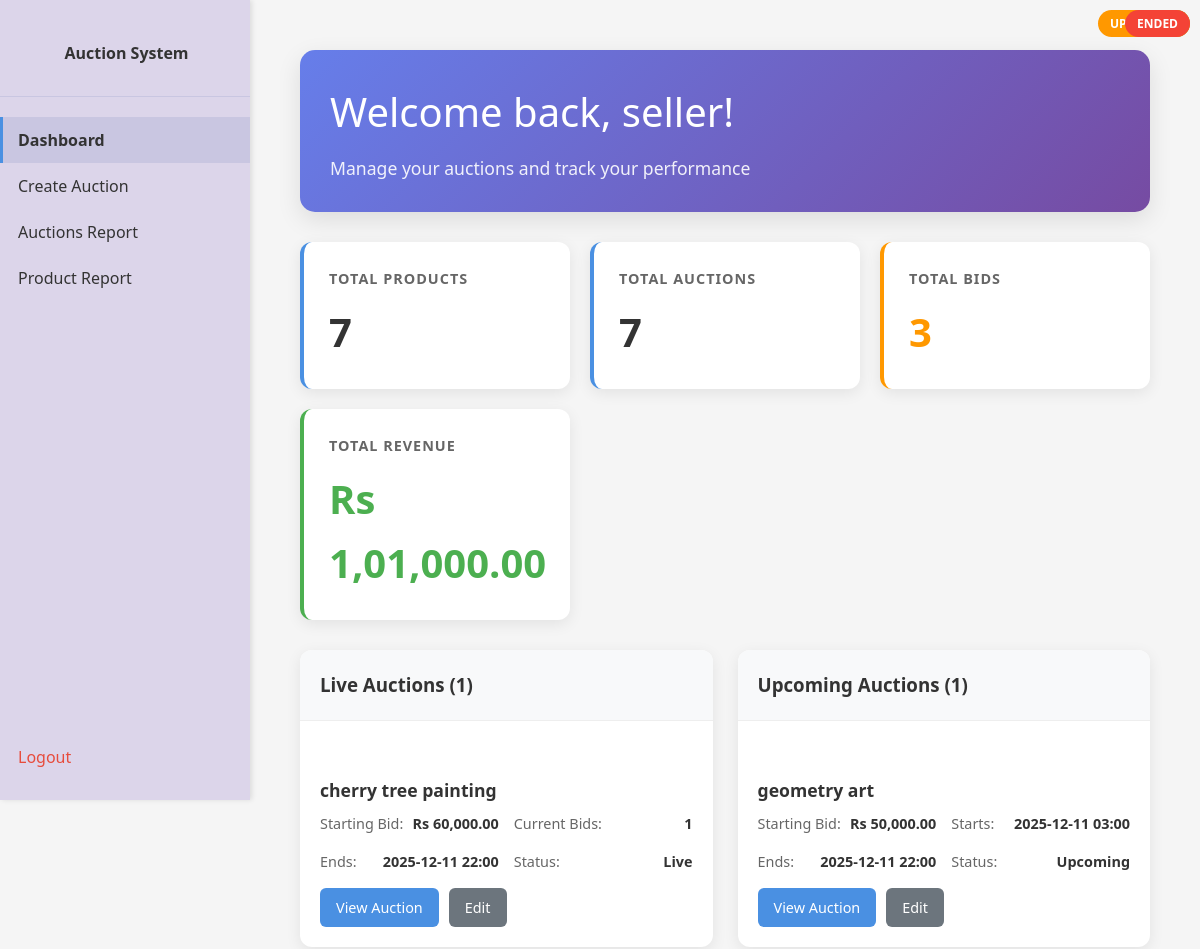
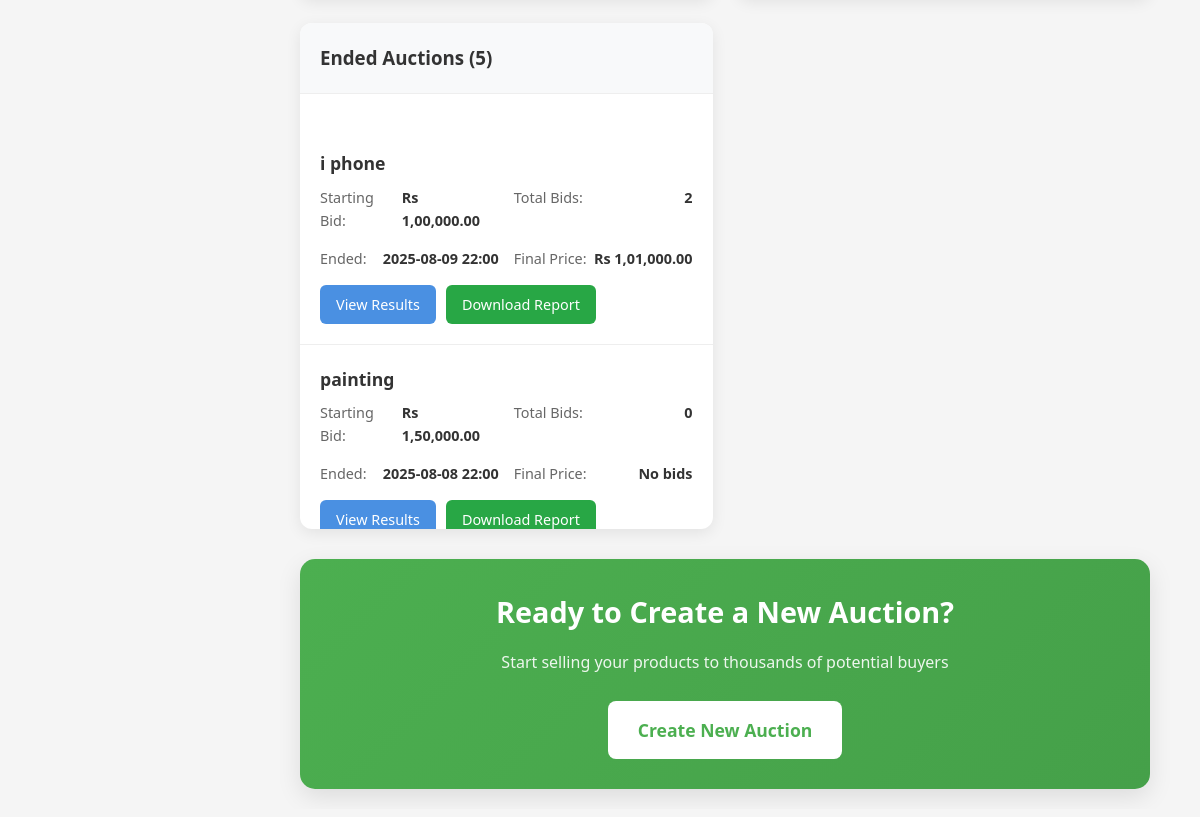
Screenshot of /seller/dashboard (signed in) with the database file from the repository (2 pictures, top to bottom).
### app/models.py (models this page shows, shortened)
class Auction(db.Model):
    __tablename__ = 'auctions'
    id = db.Column(db.Integer, primary_key=True)
    product_id = db.Column(db.Integer, db.ForeignKey('products.id'), nullable=False)
    start_date = db.Column(db.DateTime, nullable=False)
    end_date = db.Column(db.DateTime, nullable=False)
    type = db.Column(db.String(20), nullable=False, default='auction')  # auction, buy_now, etc.
    created_at = db.Column(db.DateTime, default=datetime.utcnow)
    bids = db.relationship('Bid', backref='auction', lazy=True)
    result = db.relationship('AuctionResult', backref='auction', uselist=False, lazy=True)
    @property
    def status(self):
        now = datetime.now()  # Use local time instead of UTC
        if now < self.start_date:
            return 'upcoming'
        elif now >= self.start_date and now < self.end_date:
            return 'live'
        else:
            return 'ended'

class Product(db.Model):
    __tablename__ = 'products'
    id = db.Column(db.Integer, primary_key=True)
    name = db.Column(db.String(200), nullable=False)
    starting_bid = db.Column(db.Float, nullable=False)
    reserve_price = db.Column(db.Float, nullable=True)
    description = db.Column(db.Text, nullable=True)
    keywords = db.Column(db.String(255), nullable=True)
    minimum_interval = db.Column(db.Float, nullable=False, default=1.0)  # Minimum bid increment
    category_id = db.Column(db.Integer, db.ForeignKey('categories.id'), nullable=False)
    subcategory_id = db.Column(db.Integer, db.ForeignKey('subcategories.id'), nullable=False)
    seller_id = db.Column(db.Integer, db.ForeignKey('users.id'), nullable=False)
    image_url = db.Column(db.String(255), nullable=True)  # Store the path to the uploaded image
    created_at = db.Column(db.DateTime, default=datetime.now)
    auctions = db.relationship('Auction', backref='product', lazy=True)

class Bid(db.Model):
    __tablename__ = 'bids'
    id = db.Column(db.Integer, primary_key=True)
    auction_id = db.Column(db.Integer, db.ForeignKey('auctions.id'), nullable=False)
    bidder_id = db.Column(db.Integer, db.ForeignKey('users.id'), nullable=False)
    bid_amount = db.Column(db.Float, nullable=False)
    bid_time = db.Column(db.DateTime, default=datetime.now)

### app/seller.py (the view)
@seller.route('/seller/dashboard')
@login_required
@role_required('seller')
def seller_dashboard():
    seller_id = session['user_id']
    products = Product.query.filter_by(seller_id=seller_id).all()
    auctions = []
    for product in products:
        for auction in product.auctions:
            auctions.append(auction)
    live_auctions = []
    upcoming_auctions = []
    ended_auctions = []
    for auction in auctions:
        if auction.status == 'live':
            live_auctions.append(auction)
        elif auction.status == 'upcoming':
            upcoming_auctions.append(auction)
        else:  # ended
            ended_auctions.append(auction)
    total_products = len(products)
    total_auctions = len(auctions)
    total_bids = sum(len(auction.bids) for auction in auctions)
    total_revenue = 0
    for auction in ended_auctions:
        if auction.bids:
            highest_bid = max(auction.bids, key=lambda x: x.bid_amount)
            total_revenue += highest_bid.bid_amount
            auction.highest_bid = highest_bid
        else:
            auction.highest_bid = None
    return render_template('seller_dashboard.html',
                         products=products,
                         live_auctions=live_auctions,
                         upcoming_auctions=upcoming_auctions,
                         ended_auctions=ended_auctions,
                         total_products=total_products,
                         total_auctions=total_auctions,
                         total_bids=total_bids,
                         total_revenue=total_revenue,
                         format_indian_currency=format_indian_currency)

### app/templates/seller_dashboard.html (shortened to what this page needs)
<!DOCTYPE html>
<html>
<head>
    <link rel="stylesheet" href="{{ url_for('static', filename='style.css') }}">
</head>
<body>
    <div class="sidenav">
        <div class="brand">
            <a href="{{ url_for('main.home') }}">Auction System</a>
        </div>
        <a href="{{ url_for('seller.seller_dashboard') }}" class="active">Dashboard</a>
        <a href="{{ url_for('seller.create_auction') }}">Create Auction</a>
        <a href="#">Auctions Report</a>
        <a href="#">Product Report</a>
        <div class="logout">
            <a href="{{ url_for('auth.logout') }}">Logout</a>
        </div>
    </div>
    <div class="content">
        <div class="dashboard-container">
            <div class="welcome-section">
                <h1>Welcome back, {{ session.get('username', 'Seller') }}!</h1>
                <p>Manage your auctions and track your performance</p>
            </div>
            <div class="stats-grid">
                <div class="stat-card">
                    <h3>Total Products</h3>
                    <p class="stat-number">{{ total_products }}</p>
                </div>
                <div class="stat-card">
                    <h3>Total Auctions</h3>
                    <p class="stat-number">{{ total_auctions }}</p>
                </div>
                <div class="stat-card bids">
                    <h3>Total Bids</h3>
                    <p class="stat-number">{{ total_bids }}</p>
                </div>
                <div class="stat-card revenue">
                    <h3>Total Revenue</h3>
                    <p class="stat-number">{{ format_indian_currency(total_revenue) }}</p>
                </div>
            </div>
            <div class="auctions-section">
                <div class="auction-category">
                    <div class="auction-header">
                        <h3>
                            Live Auctions ({{ live_auctions|length }})
                        </h3>
                    </div>
                    <div class="auction-list">
                        {% if live_auctions %}
                            {% for auction in live_auctions %}
                            <div class="auction-item">
                                <div class="auction-title">{{ auction.product.name }}</div>
                                <div class="auction-details">
                                    <div class="auction-detail">
                                        <span>Starting Bid:</span>
                                        <strong>{{ format_indian_currency(auction.product.starting_bid) }}</strong>
                                    </div>
                                    <div class="auction-detail">
                                        <span>Current Bids:</span>
                                        <strong>{{ auction.bids|length }}</strong>
                                    </div>
                                    <div class="auction-detail">
                                        <span>Ends:</span>
                                        <strong>{{ auction.end_date.strftime('%Y-%m-%d %H:%M') }}</strong>
                                    </div>
                                    <div class="auction-detail">
                                        <span>Status:</span>
                                        <strong>{{ auction.status|title }}</strong>
                                    </div>
                                </div>
                                <div class="auction-actions">
                                    <a href="{{ url_for('main.view_auction', auction_id=auction.id) }}" class="btn-small btn-primary">View Auction</a>
                                    <a href="#" class="btn-small btn-secondary">Edit</a>
                                </div>
                            </div>
                            {% endfor %}
                        {% else %}
                            <div class="empty-state">
                                <h3>No Live Auctions</h3>
                                <p>You don't have any live auctions at the moment.</p>
                            </div>
                        {% endif %}
                    </div>
                </div>
                <div class="auction-category">
                    <div class="auction-header">
                        <h3>
                            <span class="status-badge upcoming">Upcoming</span>
                            Upcoming Auctions ({{ upcoming_auctions|length }})
                        </h3>
                    </div>
                    <div class="auction-list">
                        {% if upcoming_auctions %}
                            {% for auction in upcoming_auctions %}
                            <div class="auction-item">
                                <div class="auction-title">{{ auction.product.name }}</div>
                                <div class="auction-details">
                                    <div class="auction-detail">
                                        <span>Starting Bid:</span>
                                        <strong>{{ format_indian_currency(auction.product.starting_bid) }}</strong>
                                    </div>
                                    <div class="auction-detail">
                                        <span>Starts:</span>
                                        <strong>{{ auction.start_date.strftime('%Y-%m-%d %H:%M') }}</strong>
                                    </div>
                                    <div class="auction-detail">
                                        <span>Ends:</span>
                                        <strong>{{ auction.end_date.strftime('%Y-%m-%d %H:%M') }}</strong>
                                    </div>
                                    <div class="auction-detail">
                                        <span>Status:</span>
                                        <strong>{{ auction.status|title }}</strong>
                                    </div>
                                </div>
                                <div class="auction-actions">
                                    <a href="{{ url_for('main.view_auction', auction_id=auction.id) }}" class="btn-small btn-primary">View Auction</a>
                                    <a href="#" class="btn-small btn-secondary">Edit</a>
                                </div>
                            </div>
                            {% endfor %}
                        {% else %}
                            <div class="empty-state">
                                <h3>No Upcoming Auctions</h3>
                                <p>You don't have any upcoming auctions.</p>
                            </div>
                        {% endif %}
                    </div>
                </div>
                <div class="auction-category">
                    <div class="auction-header">
                        <h3>
                            <span class="status-badge ended">Ended</span>
                            Ended Auctions ({{ ended_auctions|length }})
                        </h3>
                    </div>
                    <div class="auction-list">
                        {% if ended_auctions %}
                            {% for auction in ended_auctions %}
                            <div class="auction-item">
                                <div class="auction-title">{{ auction.product.name }}</div>
                                <div class="auction-details">
                                    <div class="auction-detail">
                                        <span>Starting Bid:</span>
                                        <strong>{{ format_indian_currency(auction.product.starting_bid) }}</strong>
                                    </div>
                                    <div class="auction-detail">
                                        <span>Total Bids:</span>
                                        <strong>{{ auction.bids|length }}</strong>
                                    </div>
                                    <div class="auction-detail">
                                        <span>Ended:</span>
                                        <strong>{{ auction.end_date.strftime('%Y-%m-%d %H:%M') }}</strong>
                                    </div>
                                    <div class="auction-detail">
                                        <span>Final Price:</span>
                                        <strong>
                                            {% if auction.highest_bid %}
                                                {{ format_indian_currency(auction.highest_bid.bid_amount) }}
                                            {% else %}
                                                No bids
                                            {% endif %}
                                        </strong>
                                    </div>
                                </div>
                                <div class="auction-actions">
                                    <a href="{{ url_for('main.view_auction', auction_id=auction.id) }}" class="btn-small btn-primary">View Results</a>
                                    <a href="#" class="btn-small btn-success">Download Report</a>
                                </div>
                            </div>
                            {% endfor %}
                        {% else %}
                            <div class="empty-state">
                                <h3>No Ended Auctions</h3>
                                <p>You don't have any ended auctions yet.</p>
                            </div>
                        {% endif %}
                    </div>
                </div>
            </div>
            <div class="create-auction-section">
                <h2>Ready to Create a New Auction?</h2>
                <p>Start selling your products to thousands of potential buyers</p>
                <a href="{{ url_for('seller.create_auction') }}" class="btn-large">Create New Auction</a>
            </div>
        </div>
    </div>
</body>
</html>

### rows the page displays
Auction: product.name "cherry tree painting", bids|length "1", end_date "2025-12-11 22:00", status "Live"
Product: starting_bid "Rs 60,000.00"
Auction: product.name "geometry art", start_date "2025-12-11 03:00", end_date "2025-12-11 22:00", status "Upcoming"
Product: starting_bid "Rs 50,000.00"
Auction: product.name "i phone", bids|length "2", end_date "2025-08-09 22:00"
Product: starting_bid "Rs 1,00,000.00"
Bid: bid_amount "Rs 1,01,000.00"
Auction: product.name "painting", bids|length "0", end_date "2025-08-08 22:00", shows "No bids"
Product: starting_bid "Rs 1,50,000.00"

### other values shown
{{ session.get('username', 'Seller') }} "seller"
{{ total_products }} "7"
{{ total_auctions }} "7"
{{ total_bids }} "3"
{{ live_auctions|length }} "1"
{{ upcoming_auctions|length }} "1"
{{ ended_auctions|length }} "5"
